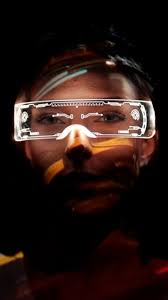
#> input picture RANDOM.jpg, 168 x 300 px
$ python main.py
#> lines starting #> are read from the running program, lines starting #| are printed output that depends on the picture
import cv2

# Load the image
image = cv2.imread("RANDOM.jpg", cv2.IMREAD_UNCHANGED)
#> image is the input picture: shape (300, 168, 3); mean B, G, R 19.4, 23.1, 38.8

# Check if image is loaded successfully
if image is None:
    print("Error: Image not found or could not be loaded.")
    exit()

# Get original dimensions
original_height, original_width = image.shape[:2]
#> original_height = 300; original_width = 168

# Calculate new dimensions (50%)
new_width = int(original_width * 0.5)
#> new_width = 84
new_height = int(original_height * 0.5)
#> new_height = 150

# Resize the image
resized_image = cv2.resize(image, (new_width, new_height))
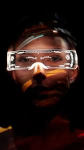
#> resized_image: shape (150, 84, 3); mean B, G, R 19.5, 23.2, 38.8

# Save the resized image
cv2.imwrite("resized_image.jpg", resized_image)

# Display (optional)
cv2.imshow("Resized Image", resized_image)
cv2.waitKey(0)
cv2.destroyAllWindows()
